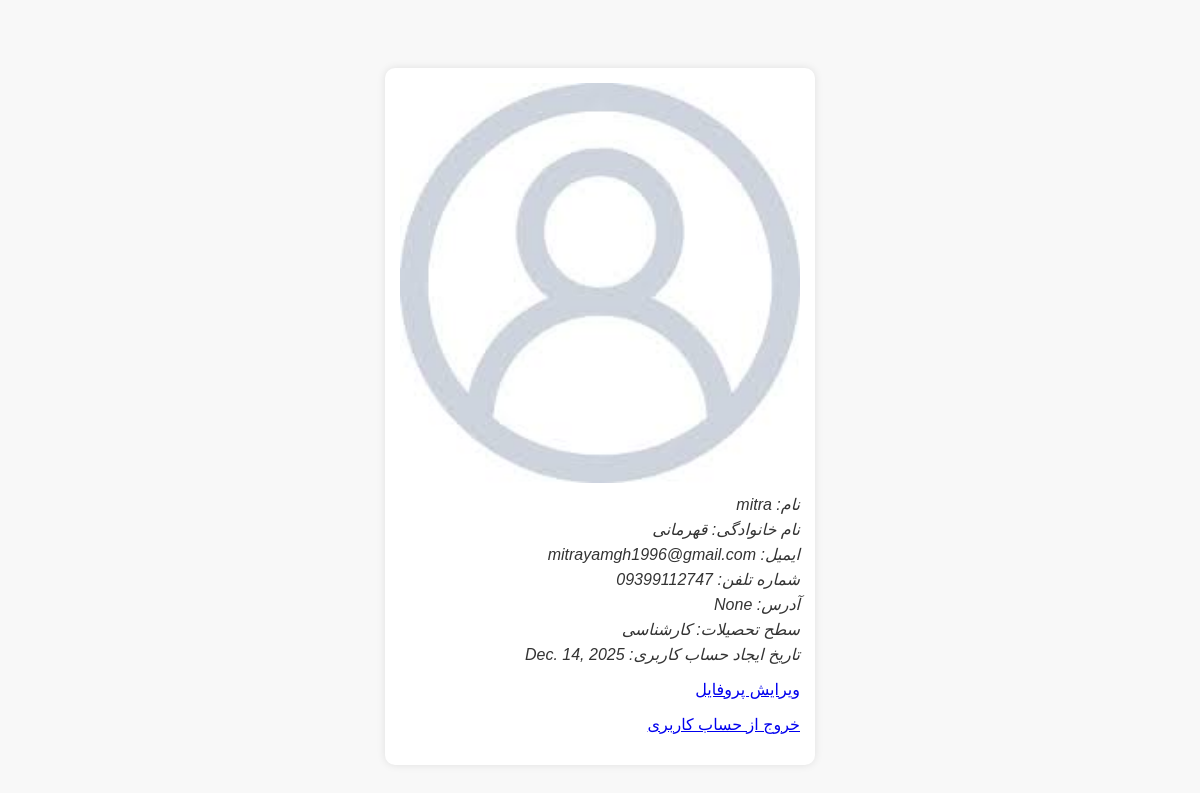
Screenshot of /my_account/ (signed in) with the database file from the repository.
### user_app/models.py (models this page shows, shortened)
class UserProfile(models.Model):
    level = (('دیپلم', 'دیپلم'), ('کاردانی', 'کاردانی'),
            ('کارشناسی', 'کارشناسی'),('فوق لیسانس', 'فوق لیسانس'),
            ('دکتری', 'دکتری'), ('سایر', 'سایر'))
    user = models.OneToOneField(User, on_delete=models.CASCADE, blank=True, null=True)
    phone_number = models.CharField(max_length=11, null=True, blank=True)
    education_level = models.CharField(max_length=50, choices=level, null=True, blank=True)
    address = models.CharField(max_length=500, blank=True, null=True)
    created = models.DateField(auto_now_add=True)
    image = models.ImageField(blank=True, null=True, upload_to="user_app/images/",
                            default="user_app/images/default.jpg")

### user_app/views.py (the view)
# urls.py: path('my_account/', views.profile_user, name='my_account'),
@login_required
def profile_user(request):
    profile = get_object_or_404(UserProfile, user=request.user)
    return render(request, 'user_app/profile.html', context={'profile':profile})

### user_app/templates/user_app/profile.html (shortened to what this page needs)
{%  load static  %}
<!DOCTYPE html>
<html lang="fa" dir="rtl">
<head>
    <link rel="stylesheet" href="{% static  'user_app/css/profile.css' %}">
</head>
<body>
 <div  class="profile">
<img src="{{profile.image.url}}" alt="عکس کاربر">
<div  class="info">
<i>نام: {{request.user.first_name}}</i>
<i>نام خانوادگی: {{request.user.last_name}}</i>
<i>ایمیل: {{request.user.email}}</i>
<i>شماره تلفن: {{profile.phone_number}}</i>
<i>آدرس: {{profile.address}}</i>
<i>سطح تحصیلات: {{profile.education_level}}</i>
<i> تاریخ ایجاد حساب کاربری: {{profile.created}}</i>
</div>
<a href="{% url 'user_app:editProfile' profile.id  %}"><p>ویرایش پروفایل</p></a>
<a href="{% url 'user_app:logout'  %}"><p>خروج از حساب کاربری</p></a>
</div>
</body>
</html>

### static/user_app/css/profile.css (style rules this page uses)
body { font-family: sans-serif; background-color: #f8f8f8; padding: 20px; direction: rtl; text-align: right; }
.profile { background: #fff; border-radius: 10px; padding: 15px; max-width: 400px; margin: 40px auto; box-shadow: 0 0 8px rgba(0, 0, 0, 0.1); overflow: hidden; }
.profile img { width: 100%; border-radius: 8px; display: block; margin-bottom: 12px; }
.profile .info i { display: block; margin-bottom: 6px; color: #333; }

### rows the page displays
UserProfile: image (placeholder picture), phone_number "09399112747", address "None", education_level "کارشناسی", created "Dec. 14, 2025"

### other values shown
{{ request.user.first_name }} "mitra"
{{ request.user.last_name }} "قهرمانی"
{{ request.user.email }} "mitrayamgh1996@gmail.com"
